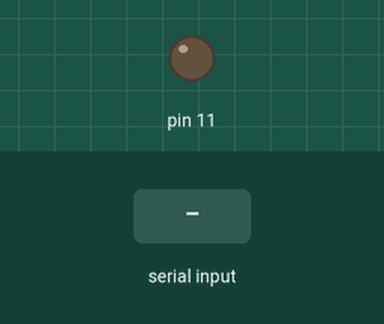
A sketch run on a simulated Arduino Uno, built with avr-gcc and run on an emulated ATmega328P. Shown: output pins drawn as LEDs (lit = HIGH). The test bench sets the inputs (shaded band).

Above: at 1.2 s.
1.3 s: "90,45\n" received over Serial
At 2.4 s:
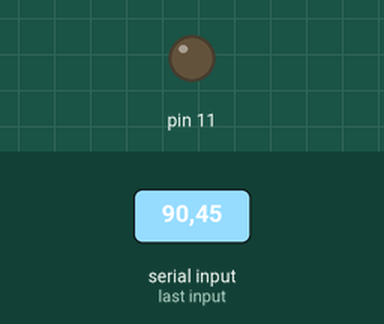
2.8 s: "30,150\n" received over Serial
At 3.6 s:
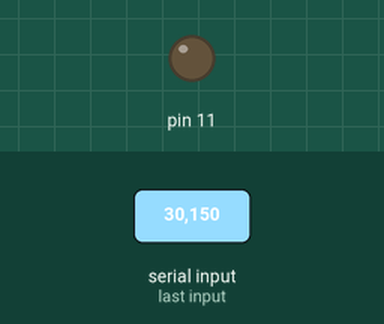
4.3 s: "200\n" received over Serial
At 4.6 s:
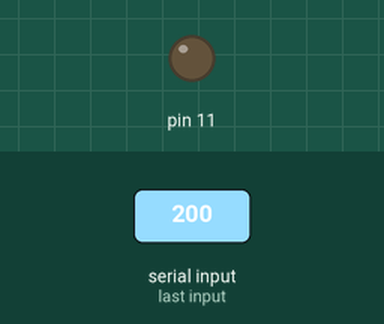
Timing chart, 0 to 7.3 s (numbered marks = the images above; inputs shaded):
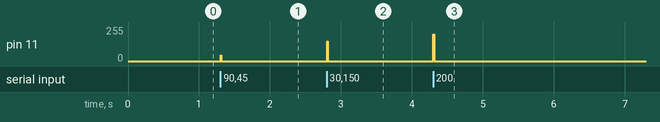

Measured:
- after the input at 1.3 s, pin 11: 0/255 → 45/255 at once, → 0/255 0.01 s later
- after the input at 2.8 s, pin 11: 0/255 → 150/255 at once, → 0/255 0.01 s later
- after the input at 4.3 s, pin 11: 0/255 → 200/255 at once, → 0/255 0.01 s later

The sketch:

SerialBrightness.ino
```cpp
void setup() {
  Serial.begin(9600);
  Serial.setTimeout(10); // verringert Wartezeit auf 10ms
  pinMode(11, OUTPUT);

}

void loop() {
  if (Serial.available() > 0) {
    char input = Serial.parseInt();
    analogWrite(11, input);
   }

}
```
